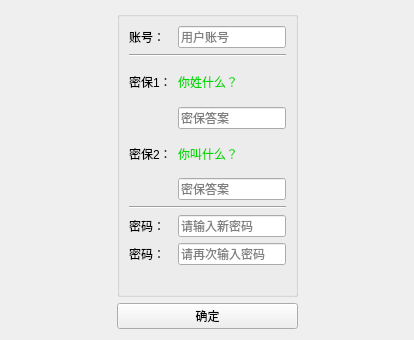
<?xml version="1.0" encoding="UTF-8"?>
<ui version="4.0">
 <class>forget</class>
 <widget class="QWidget" name="forget">
  <property name="geometry">
   <rect>
    <x>0</x>
    <y>0</y>
    <width>414</width>
    <height>340</height>
   </rect>
  </property>
  <property name="minimumSize">
   <size>
    <width>414</width>
    <height>340</height>
   </size>
  </property>
  <property name="maximumSize">
   <size>
    <width>414</width>
    <height>340</height>
   </size>
  </property>
  <property name="windowTitle">
   <string>Form</string>
  </property>
  <layout class="QHBoxLayout" name="horizontalLayout">
   <item>
    <spacer name="horizontalSpacer">
     <property name="orientation">
      <enum>Qt::Horizontal</enum>
     </property>
     <property name="sizeHint" stdset="0">
      <size>
       <width>58</width>
       <height>20</height>
      </size>
     </property>
    </spacer>
   </item>
   <item>
    <layout class="QVBoxLayout" name="verticalLayout">
     <item>
      <widget class="QGroupBox" name="groupBox">
       <property name="title">
        <string/>
       </property>
       <layout class="QGridLayout" name="gridLayout">
        <item row="0" column="0">
         <widget class="QLabel" name="label">
          <property name="text">
           <string>账号：</string>
          </property>
         </widget>
        </item>
        <item row="0" column="1">
         <widget class="QLineEdit" name="id">
          <property name="placeholderText">
           <string>用户账号</string>
          </property>
         </widget>
        </item>
        <item row="1" column="0" colspan="2">
         <widget class="Line" name="line">
          <property name="orientation">
           <enum>Qt::Horizontal</enum>
          </property>
         </widget>
        </item>
        <item row="2" column="0">
         <widget class="QLabel" name="label_2">
          <property name="text">
           <string>密保1：</string>
          </property>
         </widget>
        </item>
        <item row="2" column="1">
         <widget class="QLabel" name="label_7">
          <property name="styleSheet">
           <string notr="true">color: rgb(0, 214, 0);</string>
          </property>
          <property name="text">
           <string>你姓什么？</string>
          </property>
         </widget>
        </item>
        <item row="3" column="1">
         <widget class="QLineEdit" name="m_1">
          <property name="placeholderText">
           <string>密保答案</string>
          </property>
         </widget>
        </item>
        <item row="4" column="0">
         <widget class="QLabel" name="label_3">
          <property name="text">
           <string>密保2：</string>
          </property>
         </widget>
        </item>
        <item row="4" column="1">
         <widget class="QLabel" name="label_8">
          <property name="styleSheet">
           <string notr="true">color: rgb(0, 214, 0);</string>
          </property>
          <property name="text">
           <string>你叫什么？</string>
          </property>
         </widget>
        </item>
        <item row="5" column="1">
         <widget class="QLineEdit" name="m_2">
          <property name="placeholderText">
           <string>密保答案</string>
          </property>
         </widget>
        </item>
        <item row="7" column="0">
         <widget class="QLabel" name="label_4">
          <property name="text">
           <string>密码：</string>
          </property>
         </widget>
        </item>
        <item row="7" column="1">
         <widget class="QLineEdit" name="pass_1">
          <property name="placeholderText">
           <string>请输入新密码</string>
          </property>
         </widget>
        </item>
        <item row="8" column="0">
         <widget class="QLabel" name="label_5">
          <property name="text">
           <string>密码：</string>
          </property>
         </widget>
        </item>
        <item row="8" column="1">
         <widget class="QLineEdit" name="pass_2">
          <property name="placeholderText">
           <string>请再次输入密码</string>
          </property>
         </widget>
        </item>
        <item row="9" column="1">
         <widget class="QLabel" name="label_6">
          <property name="sizePolicy">
           <sizepolicy hsizetype="Preferred" vsizetype="Maximum">
            <horstretch>0</horstretch>
            <verstretch>0</verstretch>
           </sizepolicy>
          </property>
          <property name="styleSheet">
           <string notr="true">color: rgb(255, 0, 0);</string>
          </property>
          <property name="text">
           <string/>
          </property>
         </widget>
        </item>
        <item row="6" column="0" colspan="2">
         <widget class="Line" name="line_2">
          <property name="orientation">
           <enum>Qt::Horizontal</enum>
          </property>
         </widget>
        </item>
       </layout>
      </widget>
     </item>
     <item>
      <widget class="QPushButton" name="pushButton">
       <property name="text">
        <string>确定</string>
       </property>
      </widget>
     </item>
    </layout>
   </item>
   <item>
    <spacer name="horizontalSpacer_2">
     <property name="orientation">
      <enum>Qt::Horizontal</enum>
     </property>
     <property name="sizeHint" stdset="0">
      <size>
       <width>58</width>
       <height>20</height>
      </size>
     </property>
    </spacer>
   </item>
  </layout>
 </widget>
 <resources/>
 <connections/>
</ui>
